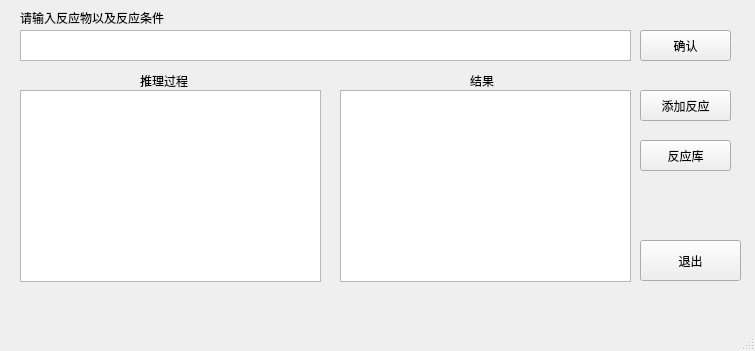
<?xml version="1.0" encoding="UTF-8"?>
<ui version="4.0">
 <class>MainWindow</class>
 <widget class="QMainWindow" name="MainWindow">
  <property name="geometry">
   <rect>
    <x>0</x>
    <y>0</y>
    <width>755</width>
    <height>351</height>
   </rect>
  </property>
  <property name="windowTitle">
   <string>MainWindow</string>
  </property>
  <widget class="QWidget" name="centralwidget">
   <widget class="QPushButton" name="pushButton">
    <property name="geometry">
     <rect>
      <x>640</x>
      <y>90</y>
      <width>91</width>
      <height>31</height>
     </rect>
    </property>
    <property name="text">
     <string>添加反应</string>
    </property>
   </widget>
   <widget class="QPushButton" name="pushButton_2">
    <property name="geometry">
     <rect>
      <x>640</x>
      <y>140</y>
      <width>91</width>
      <height>31</height>
     </rect>
    </property>
    <property name="text">
     <string>反应库</string>
    </property>
   </widget>
   <widget class="QTextEdit" name="textEdit">
    <property name="geometry">
     <rect>
      <x>20</x>
      <y>30</y>
      <width>611</width>
      <height>31</height>
     </rect>
    </property>
   </widget>
   <widget class="QPushButton" name="pushButton_4">
    <property name="geometry">
     <rect>
      <x>640</x>
      <y>30</y>
      <width>91</width>
      <height>31</height>
     </rect>
    </property>
    <property name="text">
     <string>确认</string>
    </property>
   </widget>
   <widget class="QLabel" name="label_2">
    <property name="geometry">
     <rect>
      <x>140</x>
      <y>70</y>
      <width>61</width>
      <height>21</height>
     </rect>
    </property>
    <property name="text">
     <string>推理过程</string>
    </property>
   </widget>
   <widget class="QPushButton" name="pushButton_3">
    <property name="geometry">
     <rect>
      <x>640</x>
      <y>240</y>
      <width>101</width>
      <height>41</height>
     </rect>
    </property>
    <property name="text">
     <string>退出</string>
    </property>
   </widget>
   <widget class="QLabel" name="label_3">
    <property name="geometry">
     <rect>
      <x>470</x>
      <y>70</y>
      <width>41</width>
      <height>21</height>
     </rect>
    </property>
    <property name="text">
     <string>结果</string>
    </property>
   </widget>
   <widget class="QLabel" name="label_4">
    <property name="geometry">
     <rect>
      <x>20</x>
      <y>10</y>
      <width>181</width>
      <height>16</height>
     </rect>
    </property>
    <property name="text">
     <string>请输入反应物以及反应条件</string>
    </property>
   </widget>
   <widget class="QTextBrowser" name="textBrowser_2">
    <property name="geometry">
     <rect>
      <x>20</x>
      <y>90</y>
      <width>301</width>
      <height>192</height>
     </rect>
    </property>
   </widget>
   <widget class="QTextBrowser" name="textBrowser_3">
    <property name="geometry">
     <rect>
      <x>340</x>
      <y>90</y>
      <width>291</width>
      <height>192</height>
     </rect>
    </property>
   </widget>
  </widget>
  <widget class="QMenuBar" name="menubar">
   <property name="geometry">
    <rect>
     <x>0</x>
     <y>0</y>
     <width>755</width>
     <height>26</height>
    </rect>
   </property>
  </widget>
  <widget class="QStatusBar" name="statusbar"/>
 </widget>
 <resources/>
 <connections/>
</ui>
